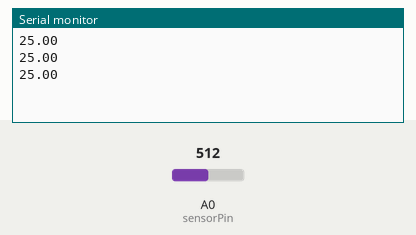
Simulated run of this sketch. Board: Arduino Uno, built with avr-gcc and run on an emulated ATmega328P. Shown: the last lines printed to the serial monitor. Inputs (shaded band) come from the test bench; at power-on: A0 (sensorPin) = 512.

Above: at 1.3 s.
1.4 s: A0 (sensorPin) set to 716
At 1.9 s:
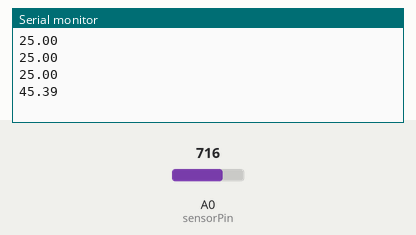
2.9 s: A0 (sensorPin) set to 900
At 3.4 s:
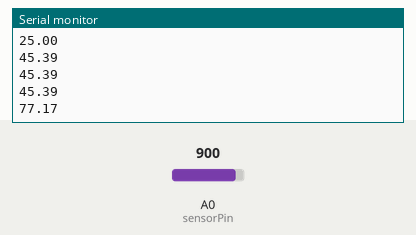
Timing chart, 0 to 5.9 s (numbered marks = the images above; inputs shaded):
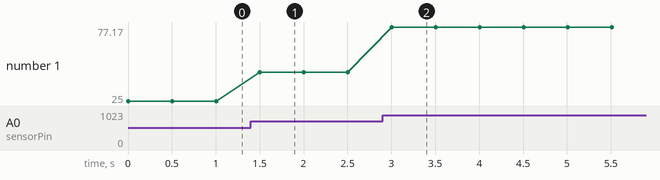

Measured:
- after the input at 1.4 s, the serial monitor: prints a new line after 0.10 s (image 1)
- after the input at 2.9 s, the serial monitor: prints a new line after 0.11 s (image 2)
- plotted number 1: 25 → 45.39 after the input at 1.4 s, 45.39 → 77.17 after the input at 2.9 s

The sketch:

temperature-sensor.ino
```cpp
#include <math.h>

int sensorPin = A0; // select the input pin for the potentiometer

double Thermistor(int RawADC) {
  double Temp;
  Temp = log(10000.0*((1024.0/RawADC-1)));
  Temp = 1 / (0.001129148 + (0.000234125 + (0.0000000876741 * Temp * Temp ))* Temp );
  Temp = Temp - 273.15;            // Convert Kelvin to Celcius
   //Temp = (Temp * 9.0)/ 5.0 + 32.0; // Convert Celcius to Fahrenheit
   return Temp;
}

void setup() {
 Serial.begin(9600);
}

void loop() {
 int readVal=analogRead(sensorPin);
 double temp =  Thermistor(readVal);

 Serial.println(temp);  // display tempature
 //Serial.println(readVal);  // display tempature

 delay(500);
}
```
